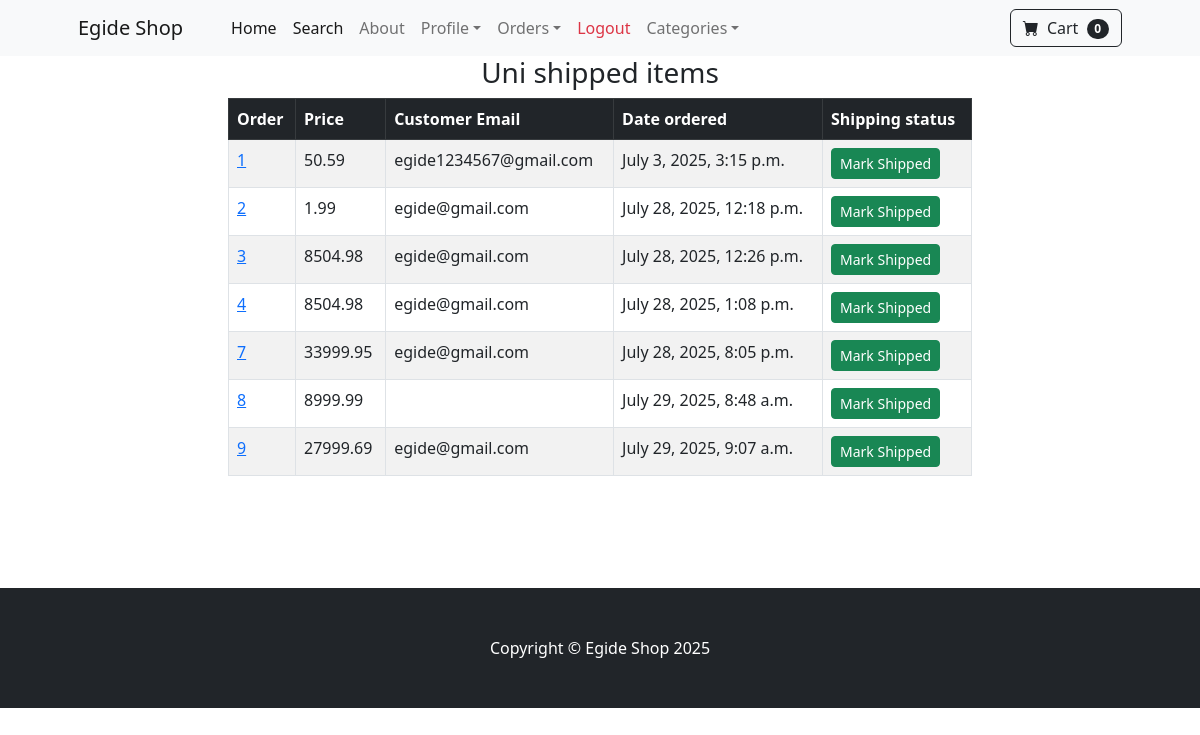
The page /payment/not_shipped_dash (signed in) on the database as committed earlier.
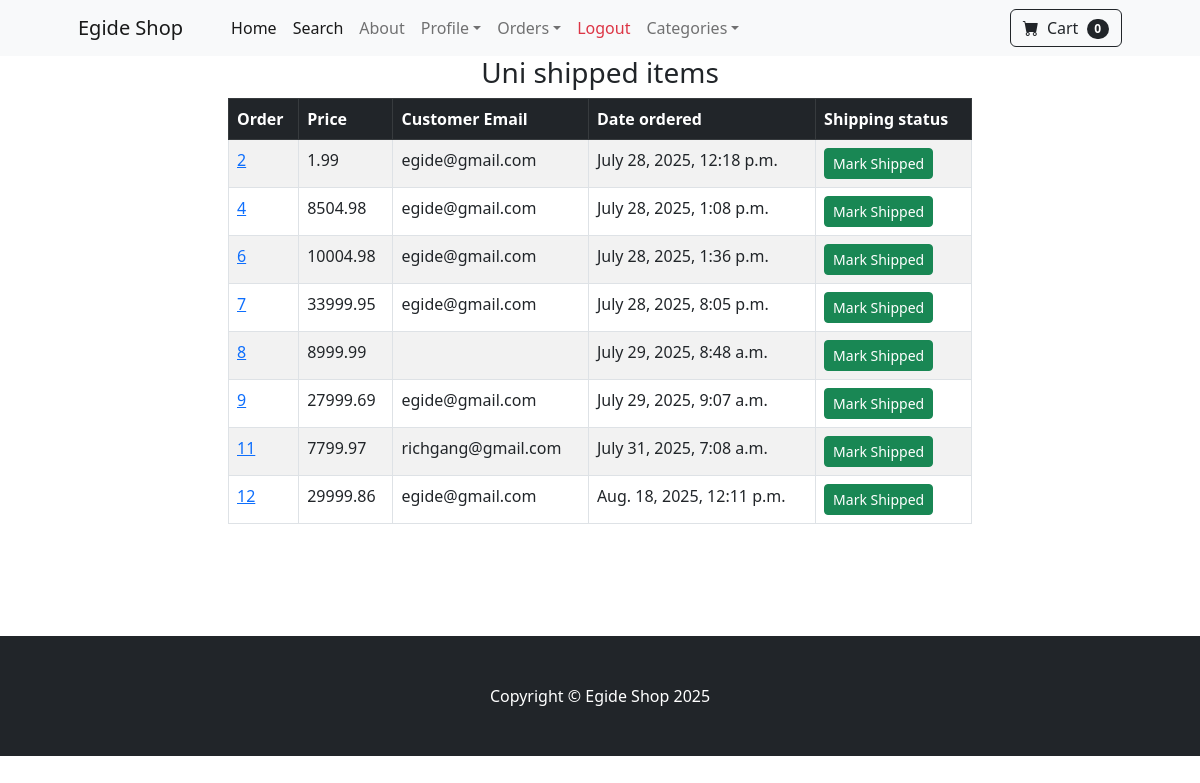
The same page on the database as committed later.
### payment/models.py (models this page shows, shortened)
class Order(models.Model):
    user = models.ForeignKey(User, on_delete=models.CASCADE, null=True, blank=True)
    full_name = models.CharField(max_length=100)
    email = models.CharField(max_length=100)
    shipping_address = models.TextField(max_length=15000)
    amount_paid = models.DecimalField(max_digits=10, decimal_places=2)
    date_ordered = models.DateTimeField(auto_now_add=True)
    is_shipped = models.BooleanField(default=False)
    date_shipped = models.DateTimeField(blank=True, null=True)

### payment/views.py (the view, shortened to what this page needs)
def not_shipped_dash(request):
    if request.user.is_authenticated and request.user.is_superuser:
        orders = Order.objects.filter(is_shipped=False)
        return render(request, 'payment/not_shipped_dash.html',
                      {'orders': orders})
    else:
        messages.success(request, 'Access Denied')
    return redirect('home')

### cart/cart.py (called while the page is built)
    def __len__(self):
        return len(self.cart)

### cart/context_processors.py (called while the page is built)
def cart(request):
    return {'cart': Cart(request)}

### payment/templates/payment/not_shipped_dash.html (shortened to what this page needs)
{% extends 'base.html' %}
{% block content%}
<div class="container">
    <div class="row">
        <center>
            <div class="col-8">
                <h3>Uni shipped items</h3>
                <table class="table table-striped table-hover table-bordered">
                    <thead class="table-dark">
                    <tr>
                        <th scope="col">Order</th>
                        <th scope="col">Price</th>
                        <th scope="col">Customer Email</th>
                        <th scope="col">Date ordered</th>
                        <th scope="col">Shipping status</th>
                    </tr>
                    </thead>
                    <tbody>
                    {% for item in orders %}
                    <tr>
                        <td><a href="{% url 'orders' item.id %}"</a>{{ item.id }}</td>
                        <td>{{ item.amount_paid }}</td>
                        <td>{{ item.email }}</td>
                        <td>{{ item.date_ordered }}</td>
                        <td>
                            <form method="POST">
                                <button type="submit" class="btn btn-success btn-sm">Mark Shipped</button>
                            </form>
                        </td>
                    </tr>
                    {% endfor %}
                    </tbody>
                </table>
                <br/><br/><br/><br/>
        </center>
    </div>
</div>
{% endblock %}

Rows that differ between the two databases and show on the page:
no longer on this page (row edited): Order: id "1", amount_paid "50.59", email "egide1234567@gmail.com", date_ordered "July 3, 2025, 3:15 p.m."
no longer on this page (row edited): Order: id "3", amount_paid "8504.98", email "egide@gmail.com", date_ordered "July 28, 2025, 12:26 p.m."
now on this page (row edited): Order: id "6", amount_paid "10004.98", email "egide@gmail.com", date_ordered "July 28, 2025, 1:36 p.m."
added Order: id "11", amount_paid "7799.97", email "richgang@gmail.com", date_ordered "July 31, 2025, 7:08 a.m."
added Order: id "12", amount_paid "29999.86", email "egide@gmail.com", date_ordered "Aug. 18, 2025, 12:11 p.m."
